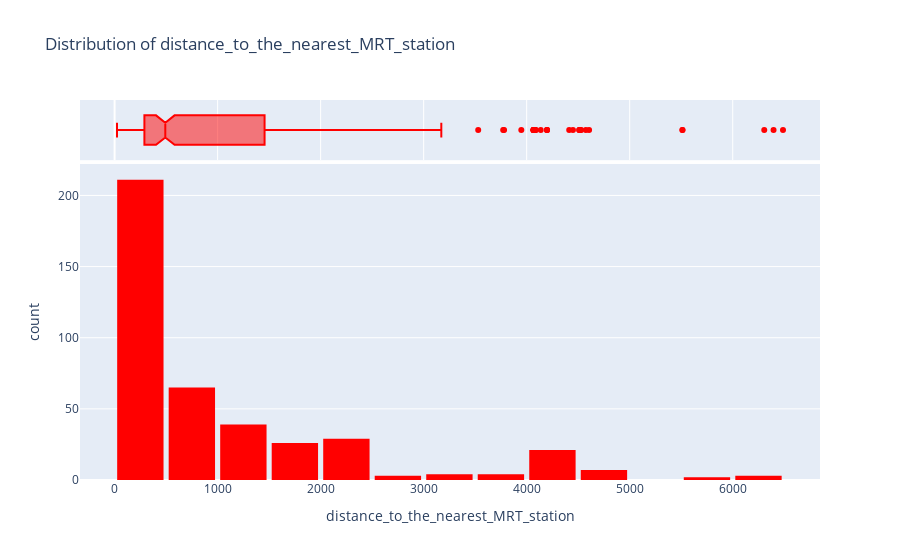

Notebook code for this chart:
### Code cell
fig = px.histogram(real_estate_copy_df, 
                   x='distance_to_the_nearest_MRT_station', 
                   marginal='box', 
                   color_discrete_sequence=['red'], 
                   title='Distribution of distance_to_the_nearest_MRT_station')
fig.update_layout(bargap=0.1)
fig.show()

### Figure 1 — Plotly figure (JSON) as saved in the notebook; plotly's stock layout.template omitted (floating-point values rounded to 4 significant figures; data arrays with more than 128 entries replaced by an {"elided": "..."} marker saying what was removed)
{"data": [{"alignmentgroup": "True", "bingroup": "x", "hovertemplate": "distance_to_the_nearest_MRT_station=%{x}<br>count=%{y}<extra></extra>", "legendgroup": "", "marker": {"color": "red", "pattern": {"shape": ""}}, "name": "", "offsetgroup": "", "orientation": "v", "showlegend": false, "type": "histogram", "x": {"elided": "414 float values"}, "xaxis": "x", "yaxis": "y"}, {"alignmentgroup": "True", "hovertemplate": "distance_to_the_nearest_MRT_station=%{x}<extra></extra>", "legendgroup": "", "marker": {"color": "red"}, "name": "", "notched": true, "offsetgroup": "", "showlegend": false, "type": "box", "x": {"elided": "414 float values"}, "xaxis": "x2", "yaxis": "y2"}], "layout": {"bargap": 0.1, "barmode": "relative", "legend": {"tracegroupgap": 0}, "title": {"text": "Distribution of distance_to_the_nearest_MRT_station"}, "xaxis": {"anchor": "y", "domain": [0, 1], "title": {"text": "distance_to_the_nearest_MRT_station"}}, "xaxis2": {"anchor": "y2", "domain": [0, 1], "matches": "x", "showgrid": true, "showticklabels": false}, "yaxis": {"anchor": "x", "domain": [0, 0.8316], "title": {"text": "count"}}, "yaxis2": {"anchor": "x2", "domain": [0.8416, 1], "matches": "y2", "showgrid": false, "showline": false, "showticklabels": false, "ticks": ""}}}
